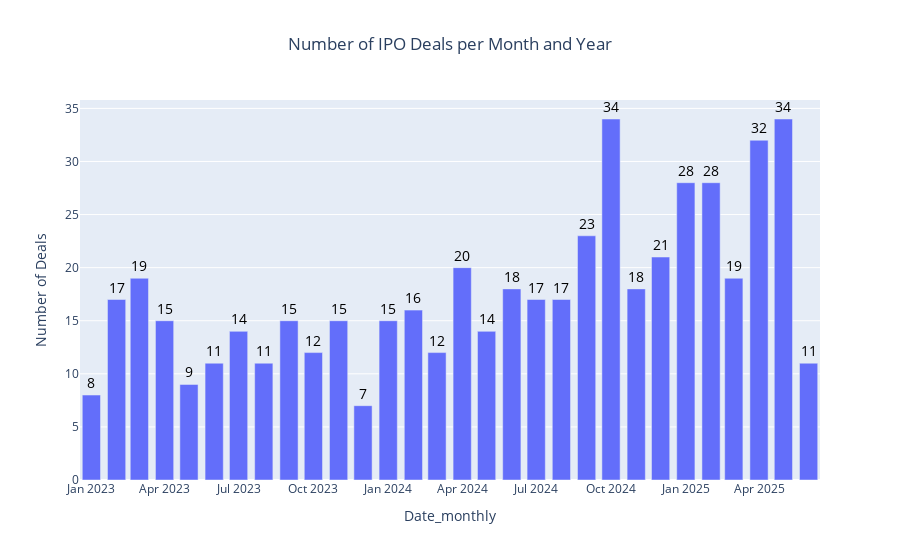

Notebook cell for this chart:
### Code cell
# some visualisation: bar chart using Plotly Express
import plotly.express as px

# Truncate to the first day in the month - for Bar names
stacked_ipos_df['Date_monthly'] = stacked_ipos_df['IPO Date'].dt.to_period('M').dt.to_timestamp()

# Count the number of deals for each month and year
monthly_deals = stacked_ipos_df['Date_monthly'].value_counts().reset_index().sort_values(by='Date_monthly')
monthly_deals.columns = ['Date_monthly', 'Number of Deals']

# Plotting the bar chart using Plotly Express
fig = px.bar(monthly_deals,
             x='Date_monthly',
             y='Number of Deals',
             labels={'Month_Year': 'Month and Year', 'Number of Deals': 'Number of Deals'},
             title='Number of IPO Deals per Month and Year',
             text='Number of Deals'
             )
fig.update_traces(textposition='outside', # Position the text outside the bars
                  textfont=dict(color='black',size=14), # Adjust the font size of the text
                  )
fig.update_layout(title_x=0.5) # Center the title

##fig.show()

### Figure 1 — Plotly figure (JSON) as saved in the notebook; plotly's stock layout.template omitted (floating-point values rounded to 4 significant figures)
{"data": [{"hovertemplate": "Date_monthly=%{x}<br>Number of Deals=%{text}<extra></extra>", "legendgroup": "", "marker": {"color": "#636efa", "pattern": {"shape": ""}}, "name": "", "orientation": "v", "showlegend": false, "text": [8.0, 17.0, 19.0, 15.0, 9.0, 11.0, 14.0, 11.0, 15.0, 12.0, 15.0, 7.0, 15.0, 16.0, 12.0, 20.0, 14.0, 18.0, 17.0, 17.0, 23.0, 34.0, 18.0, 21.0, 28.0, 28.0, 19.0, 32.0, 34.0, 11.0], "textfont": {"color": "black", "size": 14}, "textposition": "outside", "type": "bar", "x": ["2023-01-01T00:00:00.000000000", "2023-02-01T00:00:00.000000000", "2023-03-01T00:00:00.000000000", "2023-04-01T00:00:00.000000000", "2023-05-01T00:00:00.000000000", "2023-06-01T00:00:00.000000000", "2023-07-01T00:00:00.000000000", "2023-08-01T00:00:00.000000000", "2023-09-01T00:00:00.000000000", "2023-10-01T00:00:00.000000000", "2023-11-01T00:00:00.000000000", "2023-12-01T00:00:00.000000000", "2024-01-01T00:00:00.000000000", "2024-02-01T00:00:00.000000000", "2024-03-01T00:00:00.000000000", "2024-04-01T00:00:00.000000000", "2024-05-01T00:00:00.000000000", "2024-06-01T00:00:00.000000000", "2024-07-01T00:00:00.000000000", "2024-08-01T00:00:00.000000000", "2024-09-01T00:00:00.000000000", "2024-10-01T00:00:00.000000000", "2024-11-01T00:00:00.000000000", "2024-12-01T00:00:00.000000000", "2025-01-01T00:00:00.000000000", "2025-02-01T00:00:00.000000000", "2025-03-01T00:00:00.000000000", "2025-04-01T00:00:00.000000000", "2025-05-01T00:00:00.000000000", "2025-06-01T00:00:00.000000000"], "xaxis": "x", "y": [8, 17, 19, 15, 9, 11, 14, 11, 15, 12, 15, 7, 15, 16, 12, 20, 14, 18, 17, 17, 23, 34, 18, 21, 28, 28, 19, 32, 34, 11], "yaxis": "y"}], "layout": {"barmode": "relative", "legend": {"tracegroupgap": 0}, "title": {"text": "Number of IPO Deals per Month and Year", "x": 0.5}, "xaxis": {"anchor": "y", "domain": [0, 1], "title": {"text": "Date_monthly"}}, "yaxis": {"anchor": "x", "domain": [0, 1], "title": {"text": "Number of Deals"}}}}
